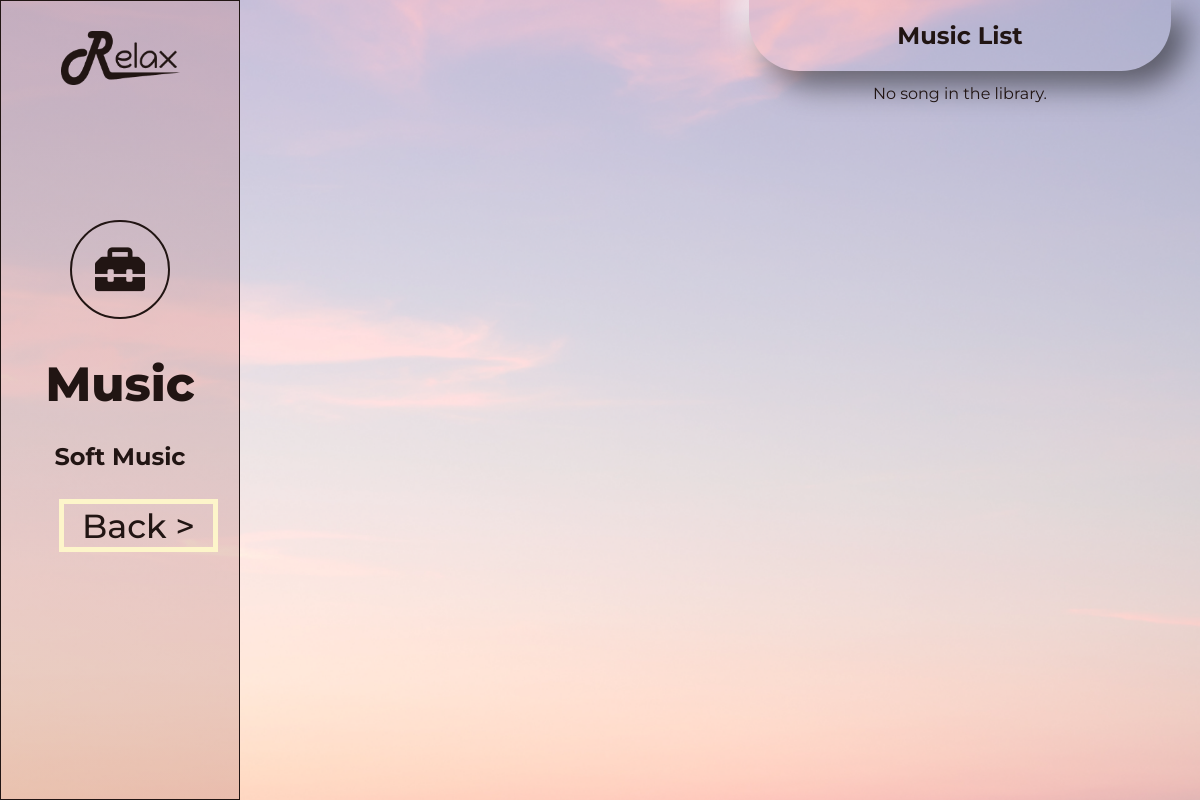
/music/ (signed in), run on an earlier commit of the app's database.
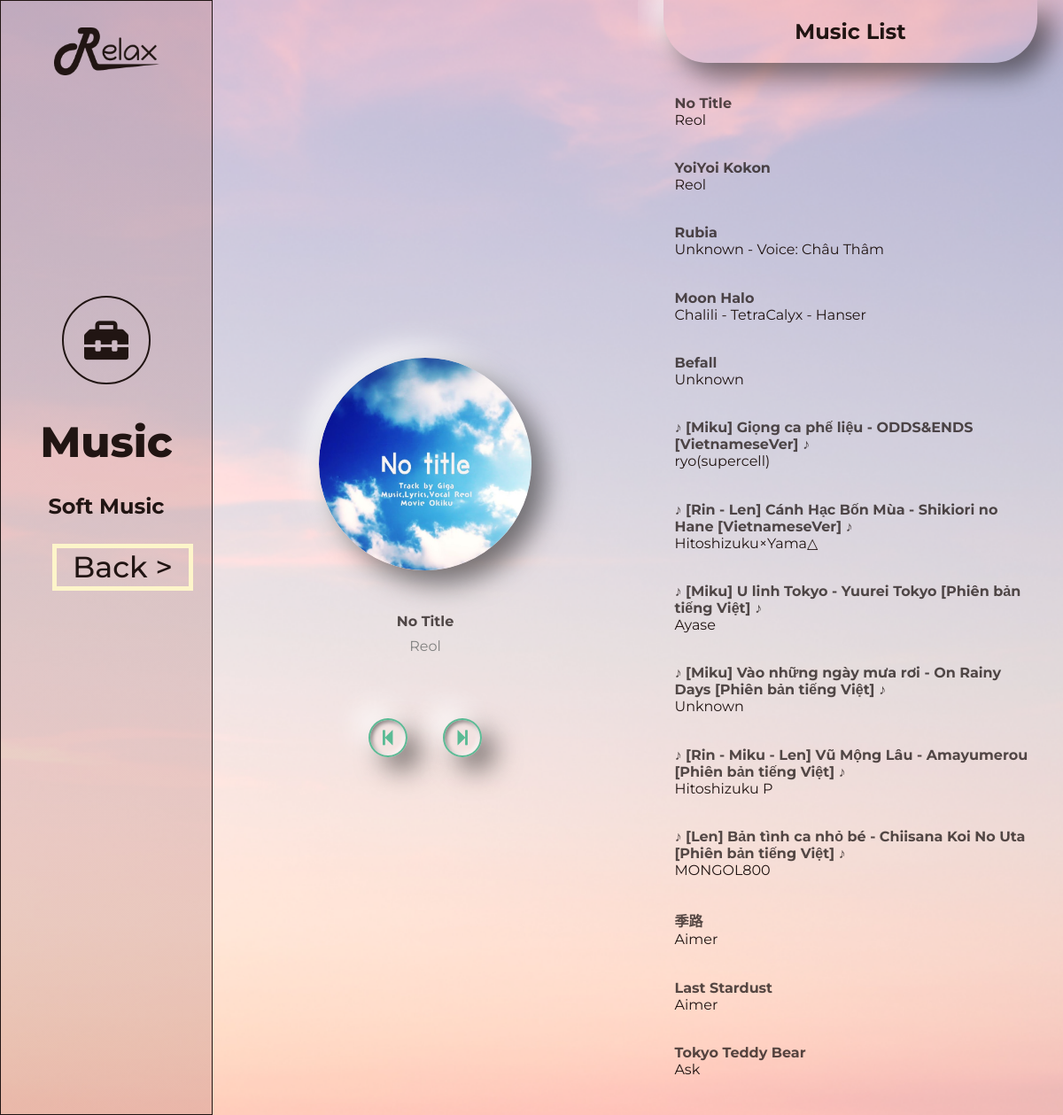
And on a later commit of the database.
### relax/models.py (models this page shows, shortened)
class Song(models.Model):
    stt = models.TextField(unique=True, default="")
    title = models.TextField(default="Nameless")
    artist = models.TextField(default="Unknown")
    image = models.ImageField(upload_to='music-background/', default="https://cdn.pixabay.com/photo/2014/04/02/10/57/vinyl-305025_640.png")
    audio_file = models.FileField(upload_to='music/', blank=True,null=True)
    audio_link = models.CharField(max_length=200,blank=True,null=True)
    duration = models.CharField(max_length=20, default="0")
    paginate_by = 2

### relax/views.py (the view)
# urls.py: path('music/', views.MusicClass.as_view(), name='music'),
class MusicClass(LoginRequiredMixin, View):
    def get(self, request):
        paginator = Paginator(Song.objects.all(), 1)
        page_number = request.GET.get('page')
        page_obj = paginator.get_page(page_number)
        song_list = Song.objects.all()
        context = {"page_obj": page_obj, "song_list": song_list}
        return render(request, "menu/music/music.html", context)

### templates/menu/music/music.html (shortened to what this page needs)
<!DOCTYPE html>
<html lang="en">
<head>
    {% load static %}
    <link rel="stylesheet" href="{% static 'css/menu/tools/tools.css' %}">
    <link rel="stylesheet" href="https://cdnjs.cloudflare.com/ajax/libs/font-awesome/6.0.0-beta2/css/all.min.css">
    <link href="https://netdna.bootstrapcdn.com/font-awesome/4.0.3/css/font-awesome.css" rel="stylesheet" />
    <link href="https://cdnjs.cloudflare.com/ajax/libs/mediaelement/4.2.7/mediaelementplayer.min.css" rel="stylesheet" />
    <link rel="stylesheet" href="{% static 'css/menu/music/music.css' %}">
</head>
<body>
    <div class="menu-container">
        <div class='left-bar'>
            <div class='img-bar'>
                <a href="/">
                    <img src="{% static 'image/logo.png' %}" alt="Logo">
                </a>
            </div>
            <div class='item-container'>
                <div class='item-icon'>
                    <div class='icon'>
                        <i class="fas fa-toolbox"></i>
                    </div>
                    <h2>Music</h2>
                    <p>Soft Music</p>
                </div>
                <div class="btn-menu">
                    <a style="text-decoration: none" href="{% url 'menu'%}" >
                        <button type="button">Back&nbsp;></button>
                    </a>
                </div>
            </div>
        </div>
        <div id="music-container">
            <div id="music-dashboard">
                {% for item in page_obj %}
                    <div id="cd-box">
                        <img id="cd" src="{{item.image.url}}" alt="cd">
                    </div>
                    <p id="music-name">{{item.title}}</p>
                    <p id="music-artist">{{item.artist}}</p>
                    <center>
                        <a href="{% if page_obj.has_previous %}?page={{ page_obj.previous_page_number }}{% endif %}"><i
                                class="fa fa-step-backward fa-2x" id="song-previous-btn"></i></a>
                        <a href="{% if page_obj.has_next %}?page={{ page_obj.next_page_number }} {% endif %}"><i
                                class="fa fa-step-forward fa-2x" id="song-forward-btn"></i></a>
                    </center>
                {% endfor %}
            </div>
            <div id="music-list">
                <h2>Music List</h2>
                {% if song_list %}
                <ul>
                    {% for song in song_list %}
                    <a href="?page={{song.stt}}" id="song-link">
                        <li class="song-index">
                            <div class="song-infomation">
                                <p id="song-title">{{song.title}}</p>
                                <p id="song-artist">{{song.artist}}</p>
                            </div>
                        </li>
                    </a>
                    {% endfor %}
                </ul>
                {% else %}
                    <p>No song in the library.</p>
                {% endif %}
            </div>
        </div>
    </div>
</body>
</html>

### static/css/menu/tools/tools.css (style rules this page uses)
* { margin: 0; padding: 0; font-family: "Montserrat", sans-serif; box-sizing: border-box; }
.menu-container { width: 100%; display: flex; height: 100vh; background-image: url("/static/image/backgroundMenu.png"); background-repeat: no-repeat; background-size: cover; background-position: center; }
.left-bar { background: linear-gradient(0deg, rgba(184, 127, 127, 0.3), rgba(184, 127, 127, 0.3)); border: 1px solid #211513; width: 20%; height: 100%; position: relative; }
.img-bar { margin: 30px auto; width: 55%; }
.img-bar a img { width: 100%; object-fit: cover; }
.item-container { position: absolute; top: 20%; width: 100%; }
.item-icon { width: 80%; margin: 0 auto; text-align: center; }
.icon { display: inline-block; margin: 10% 0; padding: 12%; border: solid 2px #211513; border-radius: 50%; }
.icon i { font-size: 50px; color: #211513; }
.item-icon h2 { margin: 9% 0; font-size: 48px; font-weight: 800; }
.item-icon p { margin: 15% 0; font-size: 24px; font-weight: 700; }
.btn-menu { margin-top: 15vh; }
.btn-menu a button { padding: 1% 15%; font-size: 25pt; font-weight: 500; background-color: transparent; border: 5px solid #FDF5CA; }

What changed in the data, as far as the page shows it:
added Song: image (placeholder picture), title "No Title", artist "Reol"
added Song: title "YoiYoi Kokon", artist "Reol", shown under "Music List"
added Song: title "Rubia", artist "Unknown - Voice: Châu Thâm", shown under "Music List"
added Song: title "Moon Halo", artist "Chalili - TetraCalyx - Hanser", shown under "Music List"
added Song: title "Befall", artist "Unknown", shown under "Music List"
added Song: title "♪ [Miku] Giọng ca phế liệu - ODDS&ENDS [VietnameseVer] ♪", artist "ryo(supercell)", shown under "Music List"
added Song: title "♪ [Rin - Len] Cánh Hạc Bốn Mùa - Shikiori no Hane [VietnameseVer] ♪", artist "Hitoshizuku×Yama△", shown under "Music List"
added Song: title "♪ [Miku] U linh Tokyo - Yuurei Tokyo [Phiên bản tiếng Việt] ♪", artist "Ayase", shown under "Music List"
added Song: title "♪ [Miku] Vào những ngày mưa rơi - On Rainy Days [Phiên bản tiếng Việt] ♪", artist "Unknown", shown under "Music List"
added Song: title "♪ [Rin - Miku - Len] Vũ Mộng Lâu - Amayumerou [Phiên bản tiếng Việt] ♪", artist "Hitoshizuku P", shown under "Music List"
added Song: title "♪ [Len] Bản tình ca nhỏ bé - Chiisana Koi No Uta [Phiên bản tiếng Việt] ♪", artist "MONGOL800", shown under "Music List"
added Song: title "季路", artist "Aimer", shown under "Music List"
added Song: title "Last Stardust", artist "Aimer", shown under "Music List"
added Song: title "Tokyo Teddy Bear", artist "Ask", shown under "Music List"
Also different on the page:
text no longer shown: "No song in the library."
